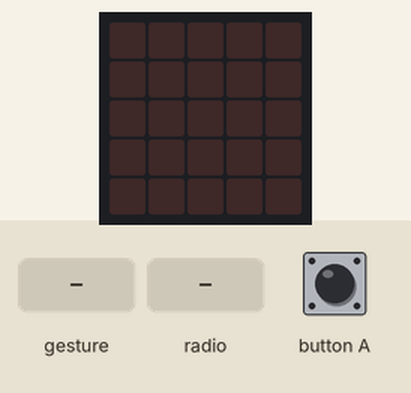
A program run on a simulated BBC micro:bit (MakeCode). On the bench: the board's 5×5 LED display. The test bench sets the inputs (shaded band). Random numbers come from a fixed seed; a tilt is held for 1.5 s and a shake lasts 1 s, then the board lies face up again.

Above: at 1.2 s.
1.3 s: gesture 'shake'
At 2.7 s:
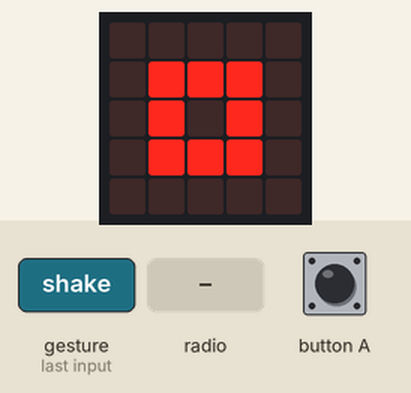
3.0 s: radio message "2" arrives
At 4.5 s:
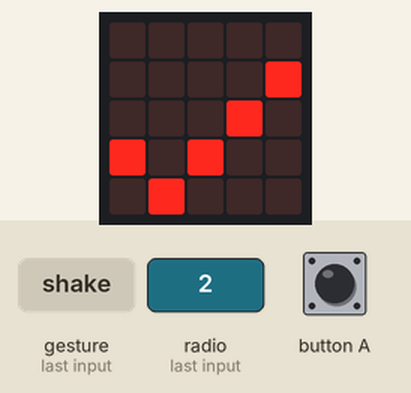
5.1 s: radio message "3" arrives
At 6.1 s:
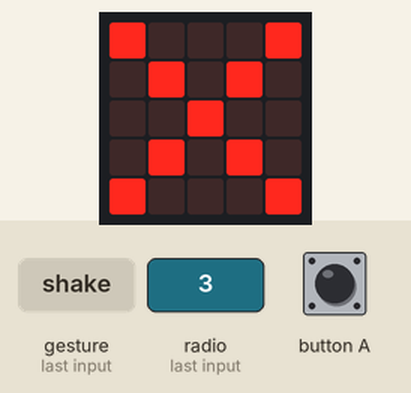
7.2 s: radio message "1" arrives
At 8.9 s:
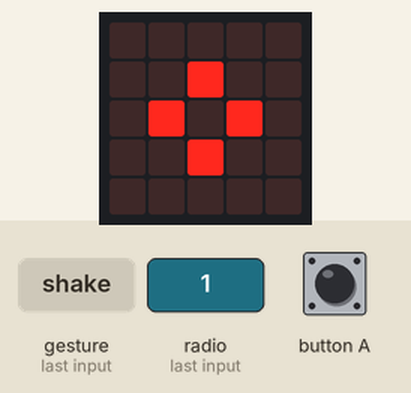
Timing chart, 0 to 10.4 s (numbered marks = the images above; inputs shaded):
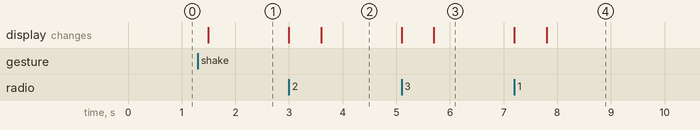

Measured:
- after the input at 1.3 s, the display: changes after 0.20 s (image 1)
- after the input at 3.0 s, the display: first changes at once (image 2 shows a later state)
- after the input at 5.1 s, the display: first changes at once (image 3 shows a later state)
- after the input at 7.2 s, the display: first changes at once (image 4 shows a later state)

The program:

main.ts
```typescript
radio.onReceivedNumber(function (receivedNumber) {
    if (receivedNumber == 1) {
        basic.showIcon(IconNames.SmallSquare)
    }
    if (receivedNumber == 2) {
        basic.showIcon(IconNames.Scissors)
    }
    if (receivedNumber == 3) {
        basic.showIcon(IconNames.Square)
    }
    if (Tirada == 1 && receivedNumber == 2) {
        basic.showIcon(IconNames.Yes)
    }
    if (Tirada == 1 && receivedNumber == 3) {
        basic.showIcon(IconNames.No)
    }
    if (Tirada == 1 && receivedNumber == 1) {
        basic.showIcon(IconNames.SmallDiamond)
    }
    if (Tirada == 2 && receivedNumber == 3) {
        basic.showIcon(IconNames.Yes)
    }
    if (Tirada == 2 && receivedNumber == 1) {
        basic.showIcon(IconNames.No)
    }
    if (Tirada == 2 && receivedNumber == 2) {
        basic.showIcon(IconNames.SmallDiamond)
    }
    if (Tirada == 3 && receivedNumber == 1) {
        basic.showIcon(IconNames.Yes)
    }
    if (Tirada == 3 && receivedNumber == 2) {
        basic.showIcon(IconNames.No)
    }
    if (Tirada == 3 && receivedNumber == 3) {
        basic.showIcon(IconNames.SmallDiamond)
    }
    if (Tirada == 1 && receivedNumber == 2) {
        PUNTOS += 1
    }
    if (Tirada == 2 && receivedNumber == 3) {
        PUNTOS += 1
    }
    if (Tirada == 3 && receivedNumber == 1) {
        PUNTOS += 1
    }
})
input.onButtonPressed(Button.A, function () {
    radio.sendNumber(Tirada)
})
input.onGesture(Gesture.Shake, function () {
    Tirada = randint(1, 3)
    if (Tirada == 1) {
        basic.showIcon(IconNames.SmallSquare)
    }
    if (Tirada == 2) {
        basic.showIcon(IconNames.Scissors)
    }
    if (Tirada == 3) {
        basic.showIcon(IconNames.Square)
    }
})
let Tirada = 0
let PUNTOS = 0
radio.setGroup(119)
basic.forever(function () {

})
basic.forever(function () {
    if (PUNTOS == 5) {
        basic.showString("HAS GANADO")
    }
})
```

test.ts
```typescript
// aquí va el archivo "tests"; esto no se compilará cuando este paquete se utilice como una extensión.
```
